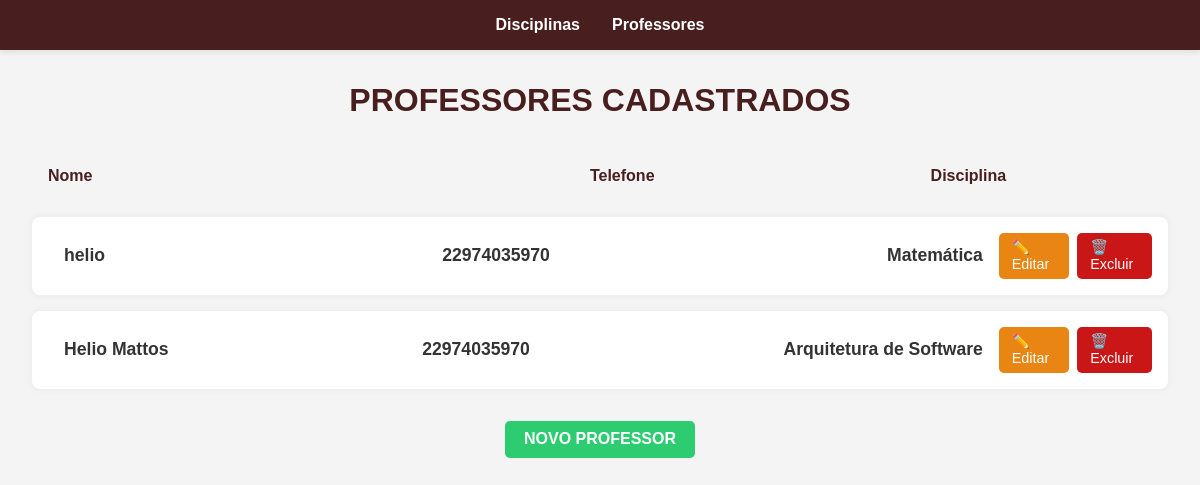
Before: /professores/ with the older database file.
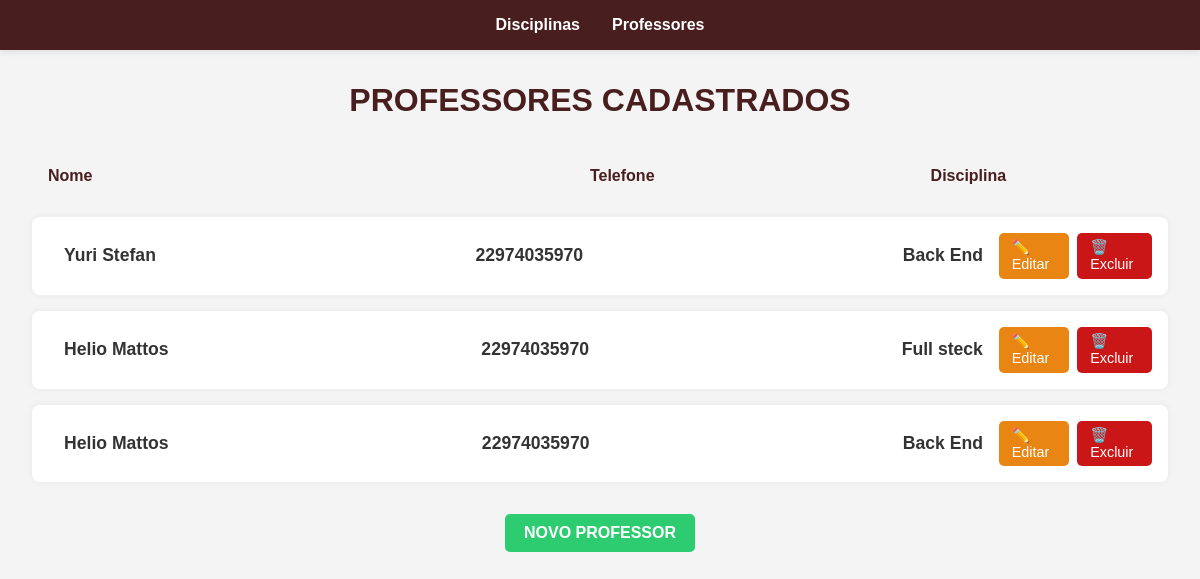
After: the same page with the newer database file.
### professor/models.py (models this page shows, shortened)
class Professor(models.Model):
    nome = models.CharField(max_length=100, null=False, blank=False)
    telefone = models.CharField(max_length=50, null=False, blank=False)
    disciplina = models.ForeignKey(Gestao, on_delete=models.CASCADE, related_name='professores')

### gestaoescolar/models.py (models this page shows, shortened)
class Gestao(models.Model):
    disciplina = models.CharField(max_length=100)
    carga_horaria = models.CharField()

### professor/views.py (the view)
# urls.py: path('', ProfessorListView.as_view(), name='professor_list'),
class ProfessorListView(ListView):
    model = Professor
    template_name = 'professor/professor_list.html'

### professor/templates/professor/professor_list.html (shortened to what this page needs)
{% load static %}
<!DOCTYPE html>
<html lang="pt-br">
<head>
    <link rel="stylesheet" href="{% static 'css/professor_list.css' %}">
</head>
<body>
    <nav class="menu-bar">
        <ul>
            <li><a href="{% url 'gestao_list' %}">Disciplinas</a></li>
            <li><a href="{% url 'gestao_list' %}">Professores</a></li>
        </ul>
    </nav>
    <h1>PROFESSORES CADASTRADOS</h1>
    <div class="cabecalho-lista2">
        <span class="cab-nome">Nome</span>
        <span class="cab-telefone">Telefone</span>
        <span class="cab-disciplina">Disciplina</span>
    </div>
    <ul>
        {% for professor in object_list %}
        <li class="disciplina-item2">
            <div class="conteudo">
                <div class="info">
                    <div class="campo_nome"><span class="nome">{{ professor.nome }}</span></div>
                    <div class="campo-telefone"><span class="nome">{{ professor.telefone }}</span></div>
                    <div class="campo-disciplina"><span class="nome">{{ professor.disciplina.disciplina }}</span></div>
                </div>
                <div class="acoes">
                    <a href="{% url 'professor_update' professor.pk %}">✏️ Editar</a>
                    <a href="{% url 'professor_delete' professor.pk %}">🗑️ Excluir</a>
                </div>
            </div>
        </li>
        {% empty %}
        <li><em>Nenhum professor cadastrado.</em></li>
        {% endfor %}
    </ul>
    <a href="{% url 'professor_create' %}" class="nova-tarefa">NOVO PROFESSOR</a>
</body>
</html>

### gestaoescolar/static/css/professor_list.css (style rules this page uses)
body { font-family: Arial, sans-serif; margin: 2rem; background-color: #f4f4f4; color: #333; }
.menu-bar { background-color: #491e1e; padding: 1rem 2rem; margin: -2rem -2rem 2rem -2rem; box-shadow: 0 2px 6px rgba(0, 0, 0, 0.1); }
.menu-bar ul { list-style: none; margin: 0; padding: 0; display: flex; justify-content: center; gap: 2rem; }
.menu-bar li a { position: relative; color: #fff; text-decoration: none; font-weight: bold; font-size: 1rem; padding: 0.5rem 0; transition: color 0.3s ease; }
.menu-bar li a::after { content: ''; position: absolute; bottom: 0; left: 0; height: 2px; width: 0%; background-color: #2ecc71; transition: width 0.3s ease; }
h1 { text-align: center; margin-bottom: 2rem; color: #491e1e; }
ul { list-style-type: none; padding: 0; }
.disciplina-item2 { background-color: #fff; margin-bottom: 1rem; padding: 1rem; border-radius: 8px; box-shadow: 0 0 8px rgba(0, 0, 0, 0.05); }
.conteudo { display: flex; justify-content: space-between; align-items: center; }
.nome { font-weight: bold; font-size: 1.1rem; }
.acoes { display: flex; gap: 0.5rem; }
.acoes a { text-decoration: none; color: #fff; padding: 0.4rem 0.8rem; border-radius: 5px; font-size: 0.9rem; transition: background-color 0.3s ease, transform 0.2s ease; cursor: pointer; }
.acoes a:nth-child(1) { background-color: #e98513; }
.acoes a:nth-child(2) { background-color: #ca1616; }
.nova-tarefa { display: block; width: fit-content; margin: 2rem auto 0; padding: 0.6rem 1.2rem; background-color: #2ecc71; color: #fff; text-decoration: none; font-weight: bold; border-radius: 5px; transition: background-color 0.3s ease; }
.cabecalho-lista2 { display: flex; justify-content: space-between; padding: 1rem; margin-bottom: 0.5rem; font-weight: bold; color: #491e1e; gap: 15rem; }
.cab-nome { text-align: left; flex: 1.5; }
.cab-telefone { text-align: left; flex: 0.5 ; }
.cab-disciplina { text-align: left; flex: 1.1; }
.info { display: flex; justify-content: space-between; align-items: center; width: 100%; padding: 0 1rem; }

Changed rows visible on the page:
removed Professor: nome "helio", telefone "22974035970", disciplina.disciplina "Matemática"
removed Professor: nome "Helio Mattos", telefone "22974035970", disciplina.disciplina "Arquitetura de Software"
added Professor: nome "Yuri Stefan", telefone "22974035970", disciplina.disciplina "Back End"
added Professor: nome "Helio Mattos", telefone "22974035970", disciplina.disciplina "Full steck"
added Professor: nome "Helio Mattos", telefone "22974035970", disciplina.disciplina "Back End"
